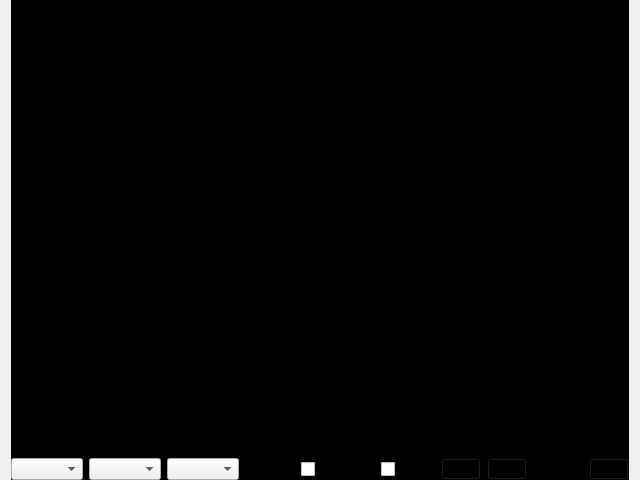
<?xml version="1.0" encoding="UTF-8"?>
<ui version="4.0">
 <class>VideoWindow</class>
 <widget class="QWidget" name="VideoWindow">
  <property name="geometry">
   <rect>
    <x>0</x>
    <y>0</y>
    <width>640</width>
    <height>480</height>
   </rect>
  </property>
  <property name="sizePolicy">
   <sizepolicy hsizetype="Expanding" vsizetype="Preferred">
    <horstretch>0</horstretch>
    <verstretch>0</verstretch>
   </sizepolicy>
  </property>
  <property name="windowTitle">
   <string>Form</string>
  </property>
  <layout class="QVBoxLayout" name="verticalLayout">
   <property name="spacing">
    <number>0</number>
   </property>
   <property name="topMargin">
    <number>0</number>
   </property>
   <property name="bottomMargin">
    <number>0</number>
   </property>
   <item>
    <widget class="QWidget" name="gstWindow" native="true">
     <property name="sizePolicy">
      <sizepolicy hsizetype="Expanding" vsizetype="Preferred">
       <horstretch>0</horstretch>
       <verstretch>0</verstretch>
      </sizepolicy>
     </property>
     <property name="styleSheet">
      <string notr="true">*{
	background-color:black
}</string>
     </property>
     <layout class="QHBoxLayout" name="horizontalLayout_2">
      <item>
       <widget class="QLabel" name="screen_text">
        <property name="font">
         <font>
          <family>Noto Sans CJK TC Regular</family>
          <pointsize>9</pointsize>
         </font>
        </property>
        <property name="text">
         <string>TextLabel</string>
        </property>
        <property name="textFormat">
         <enum>Qt::AutoText</enum>
        </property>
        <property name="alignment">
         <set>Qt::AlignRight|Qt::AlignTop|Qt::AlignTrailing</set>
        </property>
       </widget>
      </item>
     </layout>
    </widget>
   </item>
   <item>
    <widget class="QWidget" name="widget" native="true">
     <property name="sizePolicy">
      <sizepolicy hsizetype="Minimum" vsizetype="Maximum">
       <horstretch>0</horstretch>
       <verstretch>0</verstretch>
      </sizepolicy>
     </property>
     <property name="minimumSize">
      <size>
       <width>30</width>
       <height>0</height>
      </size>
     </property>
     <property name="styleSheet">
      <string notr="true">#widget{
	background-color:#000000;
}

QPushButton{
	background-color:#000000;
}</string>
     </property>
     <layout class="QHBoxLayout" name="horizontalLayout">
      <property name="leftMargin">
       <number>0</number>
      </property>
      <property name="topMargin">
       <number>0</number>
      </property>
      <property name="rightMargin">
       <number>0</number>
      </property>
      <property name="bottomMargin">
       <number>0</number>
      </property>
      <item>
       <widget class="QComboBox" name="boatcomboBox"/>
      </item>
      <item>
       <widget class="QComboBox" name="videoportComboBox"/>
      </item>
      <item>
       <widget class="QComboBox" name="videoFormatcomboBox"/>
      </item>
      <item>
       <spacer name="horizontalSpacer_2">
        <property name="orientation">
         <enum>Qt::Horizontal</enum>
        </property>
        <property name="sizeHint" stdset="0">
         <size>
          <width>40</width>
          <height>20</height>
         </size>
        </property>
       </spacer>
      </item>
      <item>
       <widget class="QCheckBox" name="ai_checkbox">
        <property name="text">
         <string>AI detect</string>
        </property>
       </widget>
      </item>
      <item>
       <widget class="QCheckBox" name="H264checkBox">
        <property name="text">
         <string>H264</string>
        </property>
       </widget>
      </item>
      <item>
       <widget class="QPushButton" name="playButton">
        <property name="enabled">
         <bool>true</bool>
        </property>
        <property name="sizePolicy">
         <sizepolicy hsizetype="Maximum" vsizetype="Fixed">
          <horstretch>0</horstretch>
          <verstretch>0</verstretch>
         </sizepolicy>
        </property>
        <property name="styleSheet">
         <string notr="true"/>
        </property>
        <property name="text">
         <string/>
        </property>
       </widget>
      </item>
      <item>
       <widget class="QPushButton" name="stopButton">
        <property name="sizePolicy">
         <sizepolicy hsizetype="Maximum" vsizetype="Fixed">
          <horstretch>0</horstretch>
          <verstretch>0</verstretch>
         </sizepolicy>
        </property>
        <property name="text">
         <string/>
        </property>
       </widget>
      </item>
      <item>
       <spacer name="horizontalSpacer">
        <property name="orientation">
         <enum>Qt::Horizontal</enum>
        </property>
        <property name="sizeHint" stdset="0">
         <size>
          <width>40</width>
          <height>20</height>
         </size>
        </property>
       </spacer>
      </item>
      <item>
       <widget class="QPushButton" name="settingsButton">
        <property name="sizePolicy">
         <sizepolicy hsizetype="Maximum" vsizetype="Fixed">
          <horstretch>0</horstretch>
          <verstretch>0</verstretch>
         </sizepolicy>
        </property>
        <property name="text">
         <string/>
        </property>
       </widget>
      </item>
     </layout>
    </widget>
   </item>
  </layout>
 </widget>
 <resources/>
 <connections/>
</ui>
